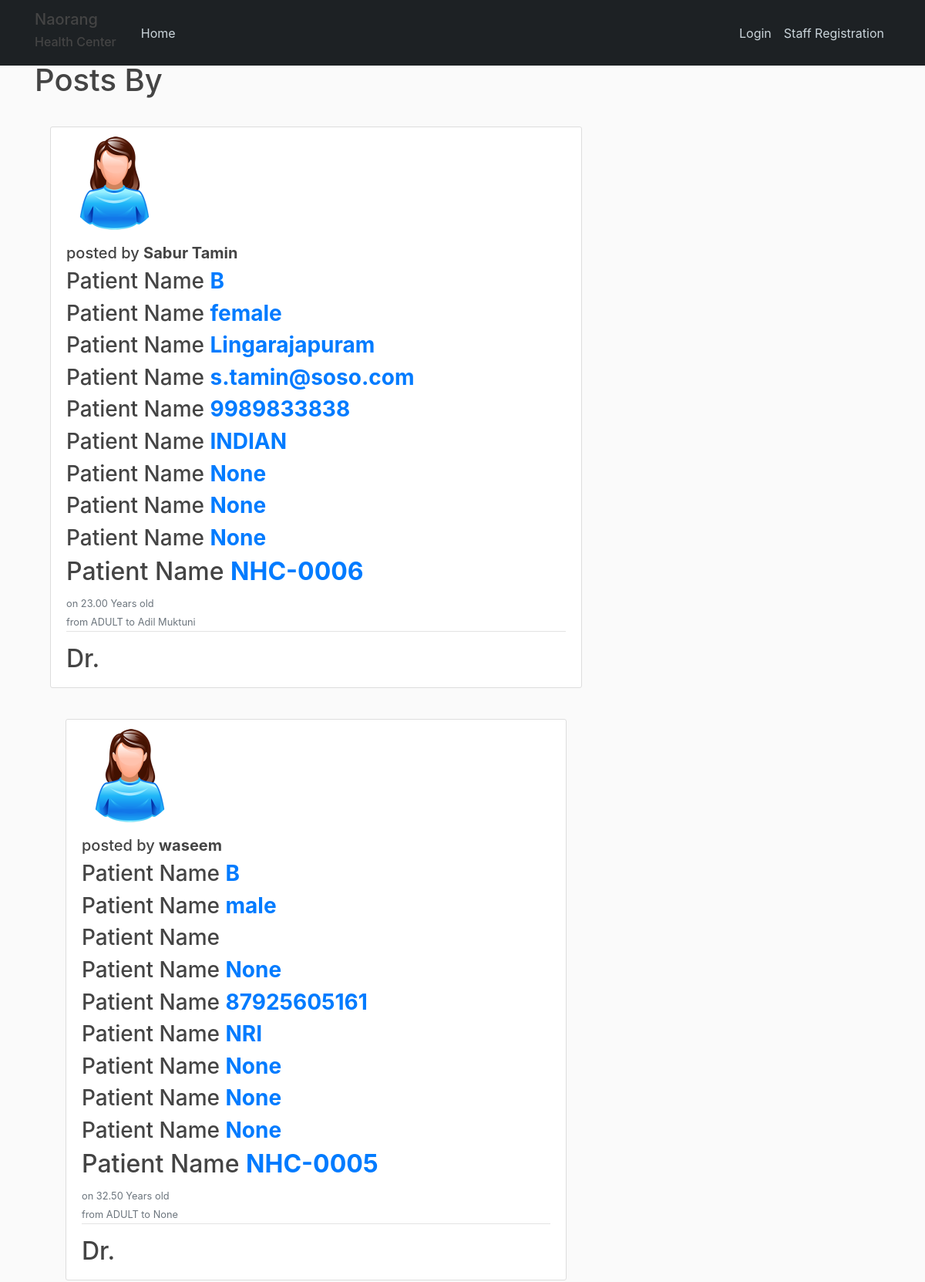
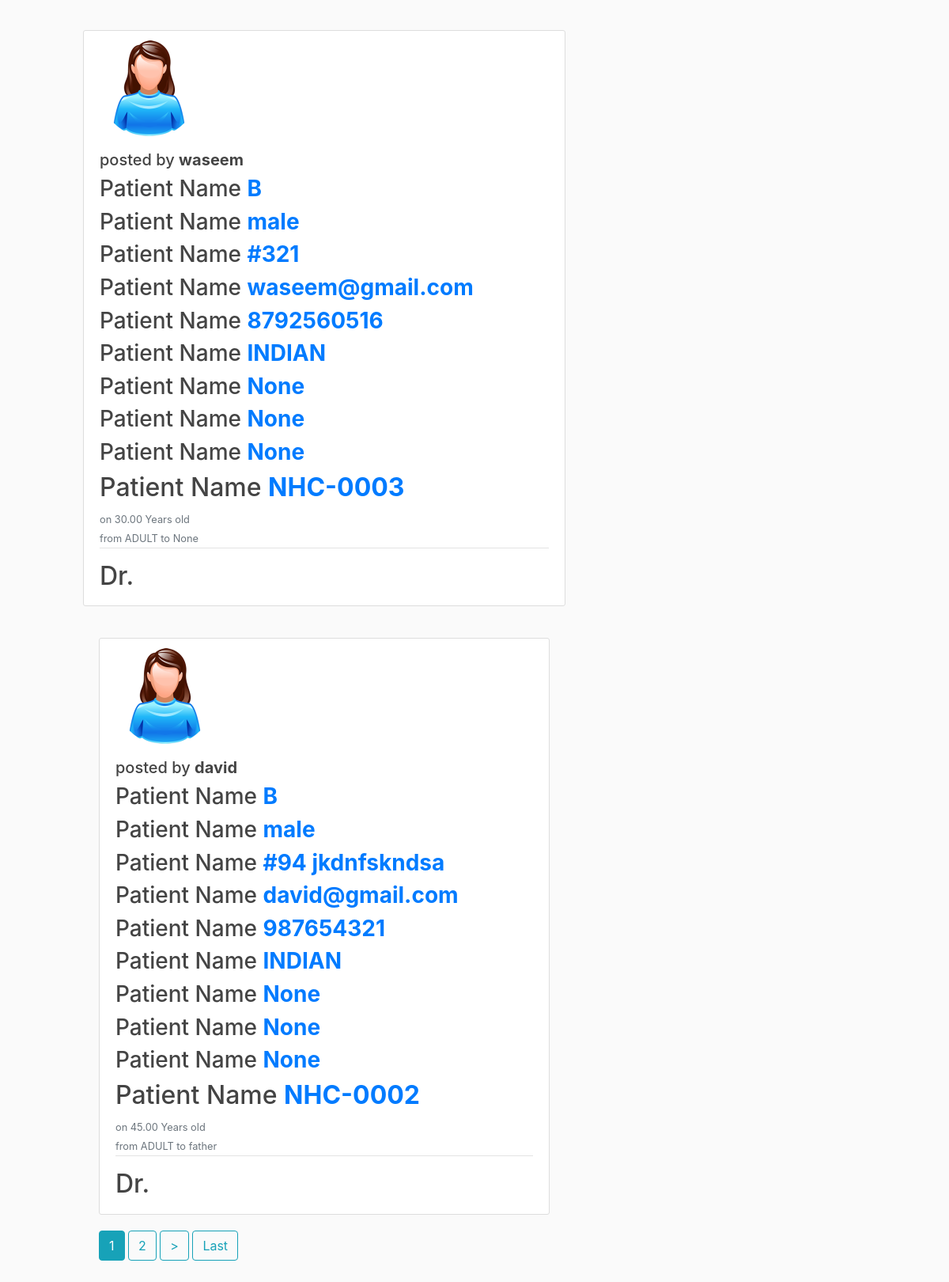
Screenshot of /patientreg/patientall with the database file from the repository (2 pictures, top to bottom).
### patientreg/models.py (models this page shows, shortened)
class PatientName(models.Model):
    objects = models.Manager()  # not required
    female = FemaleManager()
    INDIAN = 'INDIAN'
    NRI = 'NRI'
    ADULT = 'ADULT'
    CHILD = 'CHILD'
    MR = 'Mr'
    MRS = 'Mrs'
    MS = 'Ms'
    DR = 'Dr'
    male = 'male'
    female = 'female'
    TITLE_CHOICES = (
        (MR, 'Mr'),
        (MS, 'Ms'),
        (MRS, 'Mrs'),
        (DR, 'Dr'),
    )
    A_C_CHOICES = (
        (ADULT, 'ADULT'),
        (CHILD, 'CHILD'),
    )
    FOREIGNER_NRI_CHOICES = (
        (INDIAN, 'INDIAN'),
        (NRI, 'NRI'),
    )
    SEX_CHOICES = (
        (male, 'male'),
        (female, 'female'),
    )
    patient_id = models.AutoField(primary_key=True)
    pname = models.CharField(max_length=255, null=True, blank=False)
    title_n = models.CharField(max_length=10, choices=TITLE_CHOICES, default='', null=True, blank=True)
    date_created = models.DateTimeField(default=timezone.now)
    age = models.DecimalField(max_digits=5, decimal_places=2)
    addult_child = models.CharField(max_length=10, choices=A_C_CHOICES, default='', null=True, blank=True)
    p_h_g_name = models.CharField(max_length=255, null=True, blank=True)
    staff = models.ForeignKey(User, on_delete=models.DO_NOTHING)
    sex = models.CharField(max_length=7, choices=SEX_CHOICES, default='', null=True, blank=True)
    address = models.TextField(max_length=500, null=True, blank=True)
    email = models.EmailField(max_length=50, null=True, blank=True)
    contact_no = models.DecimalField(max_digits=15, decimal_places=0)
    foreigner_NRI = models.CharField(max_length=50, choices=FOREIGNER_NRI_CHOICES, default='INDIAN', null=True, blank=True)
    date_updated = models.DateTimeField(null=True, blank=True)
    passport_no = models.CharField(max_length=255, null=True, blank=True)
    country = models.CharField(max_length=255, null=True, blank=True)
    passport_of_country = models.CharField(max_length=255, null=True, blank=True)
    image = models.ImageField(default='defaultf.jpg', upload_to='patient_pics')
    @property
    def get_patient_id(self):
        return f'NHC-{self.patient_id:04}'

### patientreg/views.py (the view)
# urls.py: path('patientall', PatientallListView.as_view(), name='patient_all'),
class PatientallListView(ListView):
    model = PatientName
    template_name = 'patientreg/patientall.html'
    context_object_name = 'posts'
    ordering = ['-date_created']
    paginate_by = 4

### appointment/context_processors.py (called while the page is built)
def appointment_count_waiting(request):
            count = Appointment.waiting.count()
            return {'appointment_count_waiting': count}

def appointment_count_scheduled(request):
        count = Appointment.scheduled.count()
        return {'appointment_count_scheduled': count}

### appointment/models.py (called while the page is built)
    def get_queryset(self):
        return super(ScheduledManager, self).get_queryset().filter(status="scheduled")

    def get_queryset(self):
        return super(WaitingManager, self).get_queryset().filter(status="waiting")

### patientreg/templates/patientreg/patientall.html (shortened to what this page needs)
{% extends "appointment/base.html" %}
{% block content %}
<div class="col-md-8">
    <h1 class="mb-3">Posts By  </h1>
    {% for post in posts %}
      <div class="card-body">
        <article class="media content-section">
            <div class="media-body">
              <div class="media">
                  <img class="rounded-circle account-img" src="{{ post.image.url }}">
              </div>
              <div class="article-metadata">
                {%if user.is_dr%}
                <h5>posted by<a class="mr-2" href="{%url 'patientreg-detail' post.patient_id%}"> <b> {{post.pname}}</b></a></h5>
                {%else%}
                <h5>posted by<a class="mr-2" > <b> {{post.pname}}</b></a></h5>
                {%endif%}
                <h3>Patient Name<a class="mr-2" href=""> <b>B</b></a></h3>
                <h3>Patient Name<a class="mr-2" href=""> <b>{{post.sex}}</b></a></h3>
                <h3>Patient Name<a class="mr-2" href=""> <b>{{post.address}}</b></a></h3>
                <h3>Patient Name<a class="mr-2" href=""> <b>{{post.email}}</b></a></h3>
                <h3>Patient Name<a class="mr-2" href=""> <b>{{post.contact_no}}</b></a></h3>
                <h3>Patient Name<a class="mr-2" href=""> <b>{{post.foreigner_NRI}}</b></a></h3>
                <h3>Patient Name<a class="mr-2" href=""> <b>{{post.passport_no}}</b></a></h3>
                <h3>Patient Name<a class="mr-2" href=""> <b>{{post.country}}</b></a></h3>
                <h3>Patient Name<a class="mr-2" href=""> <b>{{post.passport_of_country}}</b></a></h3>
                <h2>Patient Name<a class="mr-2" href=""> <b>{{post.get_patient_id}}</b></a></h2>
                <small class="text-muted">on {{ post.age }} Years old </small>
                <div>
                  <small class="text-muted">from {{ post.addult_child }} to {{ post.p_h_g_name }}</small>
                </div>
              </div>
              <h2>Dr.</h2>
            </div>
          </article>
    {% endfor %}
    {% if is_paginated %}
      {% for num in page_obj.paginator.page_range %}
        {% if page_obj.number == num %}
          <a class="btn btn-info mb-4" href="?page={{ num }}">{{ num }}</a>
        {% elif num > page_obj.number|add:'-3' and num < page_obj.number|add:'3' %}
          <a class="btn btn-outline-info mb-4" href="?page={{ num }}">{{ num }}</a>
        {% endif %}
      {% endfor %}
      {% if page_obj.has_next %}
        <a class="btn btn-outline-info mb-4" href="?page={{ page_obj.next_page_number }}">></a>
        <a class="btn btn-outline-info mb-4" href="?page={{ page_obj.paginator.num_pages }}">Last</a>
      {% endif %}
    {% endif %}
</div>
{% endblock content %}

### appointment/templates/appointment/base.html (shortened to what this page needs)
{% load static %}
{% load bootstrap4 %}
<!DOCTYPE html>
<html>
<head>
    <link rel="stylesheet" href="https://maxcdn.bootstrapcdn.com/bootstrap/4.0.0/css/bootstrap.min.css">
    <link rel="stylesheet" type="text/css" href="{% static 'Appointment/main.css' %}">
</head>
</head>
<body>
    <header class="site-header">
      <nav class="navbar navbar-expand-md navbar-dark bg-steel fixed-top">
        <div class="container">
          <a class="navbar-brand mr-4" href="{% url 'blog-home' %}"><h5>Naorang</h5><h6>Health Center</h6></a>
          <div class="collapse navbar-collapse" id="navbarToggle">
            <div class="navbar-nav mr-auto">
             {% if user.is_authenticated %}
              <a class="nav-item nav-link" href="{% url 'staff-home' %}"> appointment <span class="badge badge-primary badge-pill " > {{appointment_count_scheduled}} </span><span class="badge badge-primary badge-pill" > {{appointment_count_waiting}} </span></a>
              <a class="nav-item nav-link" href="{% url 'appointment-create' %}">New appointment</a>
              <a class="nav-item nav-link" href="{% url 'appointment-new' %}">Appointment Form</a>
             {% else %}
              <a class="nav-item nav-link" href="{% url 'blog-home' %}">Home</a>
             {% endif %}
            </div>
            <div class="navbar-nav">
              {% if user.is_authenticated %}
              <a class="nav-item nav-link" href="{% url 'logout' %}">Logout</a>
              <a class="nav-item nav-link" href="{% url 'patient_all' %}">patient All</a>
              <a class="nav-item nav-link" href="{% url 'profile' %}">profile</a>
              <a class="nav-item nav-link" href="{% url 'patientname-create' %}">Patient Register</a>
              {% else %}
              <a class="nav-item nav-link" href="{% url 'login' %}">Login</a>
              <a class="nav-item nav-link" href="{% url 'register' %}">Staff Registration</a>
              {% endif %}
            </div>
          </div>
        </div>
      </nav>
    </header>
    <main role="main" class="container">
      <div class="row">
          {% block content %}{% endblock %}
    </div>
    </main>
</body>
</html>

### appointment/static/appointment/main.css (style rules this page uses)
body { background: #fafafa; color: #333333; margin-top: 5rem; }
h1, h2, h3, h4, h5, h6 { color: #444444; }
.bg-steel { background-color: #1d2124; }
.site-header .navbar-nav .nav-link { color: #cbd5db; }
.content-section { background: #ffffff; padding: 10px 20px; border: 1px solid #dddddd; border-radius: 3px; margin-bottom: 20px; }
.article-metadata { padding-bottom: 1px; margin-bottom: 4px; border-bottom: 1px solid #e3e3e3 }
.account-img { height: 125px; width: 125px; margin-right: 20px; margin-bottom: 16px; }

### rows the page displays
PatientName: image (placeholder picture), pname "Sabur Tamin", sex "female", address "Lingarajapuram", email "s.tamin@soso.com", contact_no "9989833838", foreigner_NRI "INDIAN", passport_no "None", country "None", passport_of_country "None", get_patient_id "NHC-0006", age "23.00", addult_child "ADULT", p_h_g_name "Adil Muktuni"
PatientName: image (placeholder picture), pname "waseem", sex "male", email "None", contact_no "87925605161", foreigner_NRI "NRI", passport_no "None", country "None", passport_of_country "None", get_patient_id "NHC-0005", age "32.50", addult_child "ADULT", p_h_g_name "None"
PatientName: image (placeholder picture), pname "waseem", sex "male", address "#321", email "waseem@gmail.com", contact_no "8792560516", foreigner_NRI "INDIAN", passport_no "None", country "None", passport_of_country "None", get_patient_id "NHC-0003", age "30.00", addult_child "ADULT", p_h_g_name "None"
PatientName: image (placeholder picture), pname "david", sex "male", address "#94 jkdnfskndsa", email "david@gmail.com", contact_no "987654321", foreigner_NRI "INDIAN", passport_no "None", country "None", passport_of_country "None", get_patient_id "NHC-0002", age "45.00", addult_child "ADULT", p_h_g_name "father"

### other values shown
{{ num }} "1"
{{ num }} "2"
